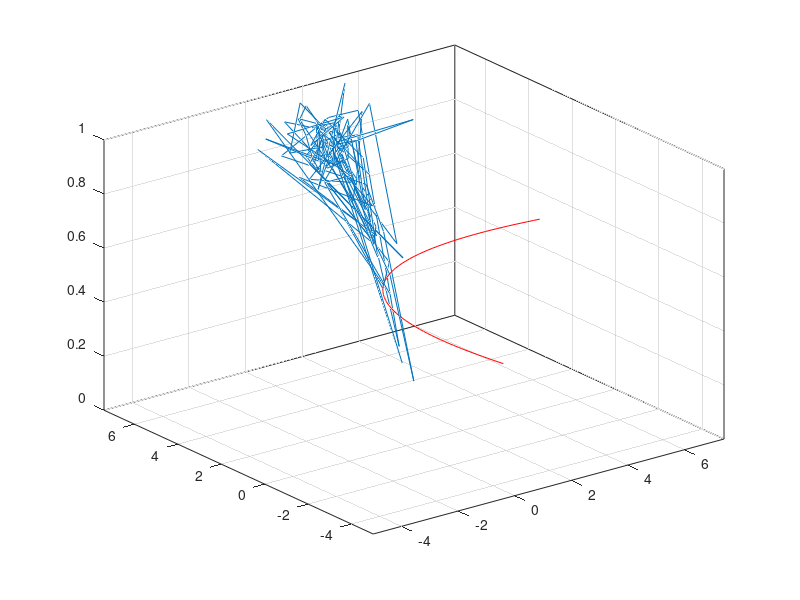

Source code (MATLAB): (Note: this script raises an error after producing the figure.)
%% Machine Learning Coursework
%% Neural Network Prediction

%% Creating Data
class(1).mean = [0; 3];
class(1).covar = [2 1; 1 2];
class(1).target = 1;
% creates the display style for graphing
class(1).style.Color = 'b';
class(1).style.LineStyle = 'none';
class(1).style.Marker = '.';
class(1).style.MarkerSize = 10;
class(1).style.DisplayName = '\omega_1';

class(2).mean = [2; 1];
class(2).covar = [1 0; 0 1];
class(2).target = -1;
class(2).style.Color = 'r';
class(2).style.LineStyle = 'none';
class(2).style.Marker = '.';
class(2).style.MarkerSize = 10;
class(2).style.DisplayName = '\omega_2';

valuesSize = 100;
% creates 100 samples from each class
for i = 1:length(class)
	class(i).in = mvnrnd(class(i).mean, class(i).covar, valuesSize);
	class(i).out = class(i).target * ones(size(class(i).in,1),1);
end

% combines the samples into one dataset
data.in = [class(1).in; class(2).in];
data.out = [class(1).out; class(2).out];

%% Posterior Probability and Baye's Optimal Decision Boundary
% Shows $ P (\omega_1 | \mathbf{x}) $, i.e. the probability that point $
% mathbf{x} $ belongs to class $ \omega_1 $.
classDistribution = gmdistribution( [class(1).mean'; class(2).mean'], ... 
	cat(3, class(1).covar, class(2).covar) );
clear X;
X(:,1) = -5:0.2:7.5; % the range to plot the graph on 
Y = X(:,1);
postProb = zeros(length(Y));
for i = 1:size(Y,1)	
	clear y; y(1:length(X),1) = Y(i);
	posteriorProb = posterior(classDistribution, [X y]);
	postProb(i,:) = posteriorProb(:,1);
end

% calculates the posterior probability for each of the data samples
class(1).post = posterior(classDistribution, [class(1).in(:,1) class(1).in(:,2)]);
class(2).post = posterior(classDistribution, [class(2).in(:,1) class(2).in(:,2)]);

% 3D plot of Posterior probability
figure(1);
% plots decision line at 50%
contour3(X, Y, postProb, [0.5 0.5],'r', 'DisplayName', 'Bayes');
hold on;
% plots the data samples
for cl = class
	plot3(cl.in(:,1), cl.in(:,2), cl.post(:,1), cl.style);
end
legend('show', 'Location', 'NorthEast');
% plots the posterior probability
surf(X, Y, postProb);
% removes the ugly black lines from the surf
shading flat;

view(14, 25);
xlabel('X_1'); ylabel('X_2'); zlabel('Posterior Probability');
title('Posterior Probability of \omega_1');
hold off;

% 2D Plot of the data samples and the decision boundary
figure(2); clf; hold on;
% plots the optimal decision boundary
contour(X, Y, postProb, [0.5 0.5],'g', 'DisplayName', 'Bayes Decision Boundary');
% plots the data
for cl = class
	plot(cl.in(:,1), cl.in(:,2), cl.style);
end
% legend('Bayes', '\omega_1', '\omega_2', 'Location', 'NorthEast');
legend('show');
xlabel('X_1'); ylabel('X_2');
title('100 Values of \omega_1 and \omega_2');
hold off;

%% Neural Network
neuralNet(1).numberOfNeurons = 3;
neuralNet(2).numberOfNeurons = 20;

% the style of the decision line:
neuralNet(1).contourStyle.LineColor = 'm'; % magenta
neuralNet(2).contourStyle.LineColor = 'c'; % cyan

for nNet = neuralNet
	nNet.contourStyle.DisplayName = ['Monolayer ' num2str(nNet.numberOfNeurons) ' Neuron Net Boundary'];
	
	[net] = feedforwardnet(nNet.numberOfNeurons);
	[net] = configure(net, data.in', data.out');
	[net] = train(net, data.in', data.out');

	netOutput = zeros(length(Y));
	for j = 1:length(Y)	
		clear y; y(1:length(X),1) = Y(j);
		netOutput(j,:) = net([X y]');
	end

	% creates a plot for the decision boundary
	figure;
	% draws the decision boundary
	contour3(X, Y, netOutput, [0.0 0.0], 'r', 'DisplayName', 'Decision Boundary');
	hold on;
	% removes the ugly black lines from the surf
	for cl = [class(1) class(2)]
		plot3(cl.in(:,1), cl.in(:,2), net([cl.in(:,1) cl.in(:,2)]'), cl.style);
	end
	legend('show','Location', 'Best');
	% draws the output of the neural net
	surf(X, Y, netOutput); 
	shading flat;
	xlabel('X_1'); ylabel('X_2'); zlabel('Output Weights (\omega_1 is positive)');
	title(['Singe Layer ' num2str(nNet.numberOfNeurons) ' Neurons Neural Network']);
	view(-14, 25);
	hold off;
	
	% adds contour lines to 2D plot
	figure(2);
	hold on;
	contour(X, Y, netOutput, [0.0 0.0], 'LineColor', nNet.contourStyle.LineColor, ...
		'DisplayName', nNet.contourStyle.DisplayName);
	hold off;
end
legend('off'); legend('show','Location', 'Best');
